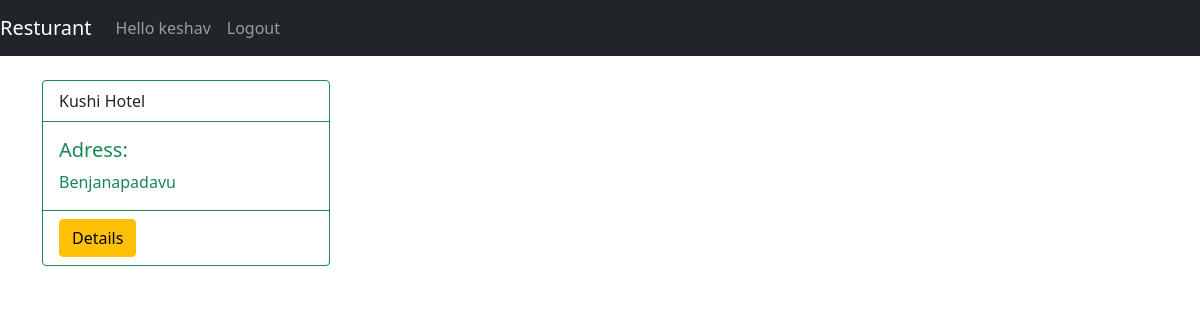
The app's page /home (signed in), older data.
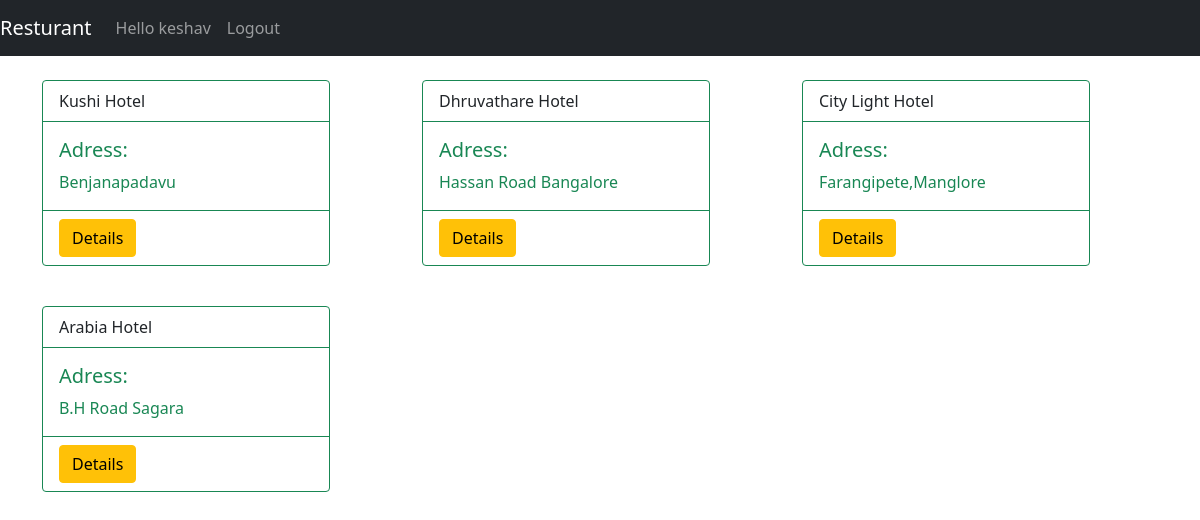
The same page, newer data.
### restaurantapp/models.py (models this page shows, shortened)
class restaurant_details(models.Model):
    Name = models.CharField(max_length=50)
    adress = models.CharField(max_length=255)

### restaurantapp/views.py (the view)
# urls.py: path('home', views.log_home, name='home'),
@login_required
def log_home(request):
    rest_det = restaurant_details.objects.all()
    return render(request, 'home.html', {'details': rest_det})

### templates/home.html
{% extends 'base.html' %}
{%block content%}
<br>
<div class="container">
    <div class="row row-cols-1 row-cols-md-3 g-4">
        {%for rest in details%}
        <div class="col">
            <div class="card border-success mb-3" style="max-width: 18rem;">
                <div class="card-header bg-transparent border-success">{{rest.Name}} Hotel</div>
                <div class="card-body text-success">
                    <h5 class="card-title">Adress:</h5>
                    <p class="card-text">{{rest.adress}}</p>
                </div>
                <div class="card-footer bg-transparent border-success">
                    <a href="{%url 'restaurantapp:details' rest.id%}"><button
                            class="btn btn-warning">Details</button></a>
                </div>
            </div>
        </div>
        {%endfor%}
    </div>
</div>
{%endblock%}

### templates/base.html (shortened to what this page needs)
<!DOCTYPE html>
<html lang="en">
<head>
    <link href="https://cdn.jsdelivr.net/npm/bootstrap@5.0.0-beta1/dist/css/bootstrap.min.css" rel="stylesheet"
>
</head>
<body>
    <nav class="navbar navbar-expand-lg navbar-dark bg-dark">
        <a class="navbar-brand" href="/">Resturant</a>
        <div class="collapse navbar-collapse" id="navbarSupportedContent">
            <ul class="navbar-nav mr-auto">
                {%if user.is_authenticated%}
                <li class="nav-item active">
                    <a class="nav-link" href="#">Hello {{user}}</a>
                </li>
                <li class="nav-item active">
                    <a class="nav-link" href="{%url 'restaurantapp:logout'%}">Logout</a>
                </li>
                {%endif%}
            </ul>
        </div>
    </nav>
    {%block content%}
    {%endblock%}
</body>
</html>

Row changes from the older to the newer data that the page shows:
added restaurant_details: Name "Dhruvathare", adress "Hassan Road Bangalore"
added restaurant_details: Name "City Light", adress "Farangipete,Manglore"
added restaurant_details: Name "Arabia", adress "B.H Road Sagara"
